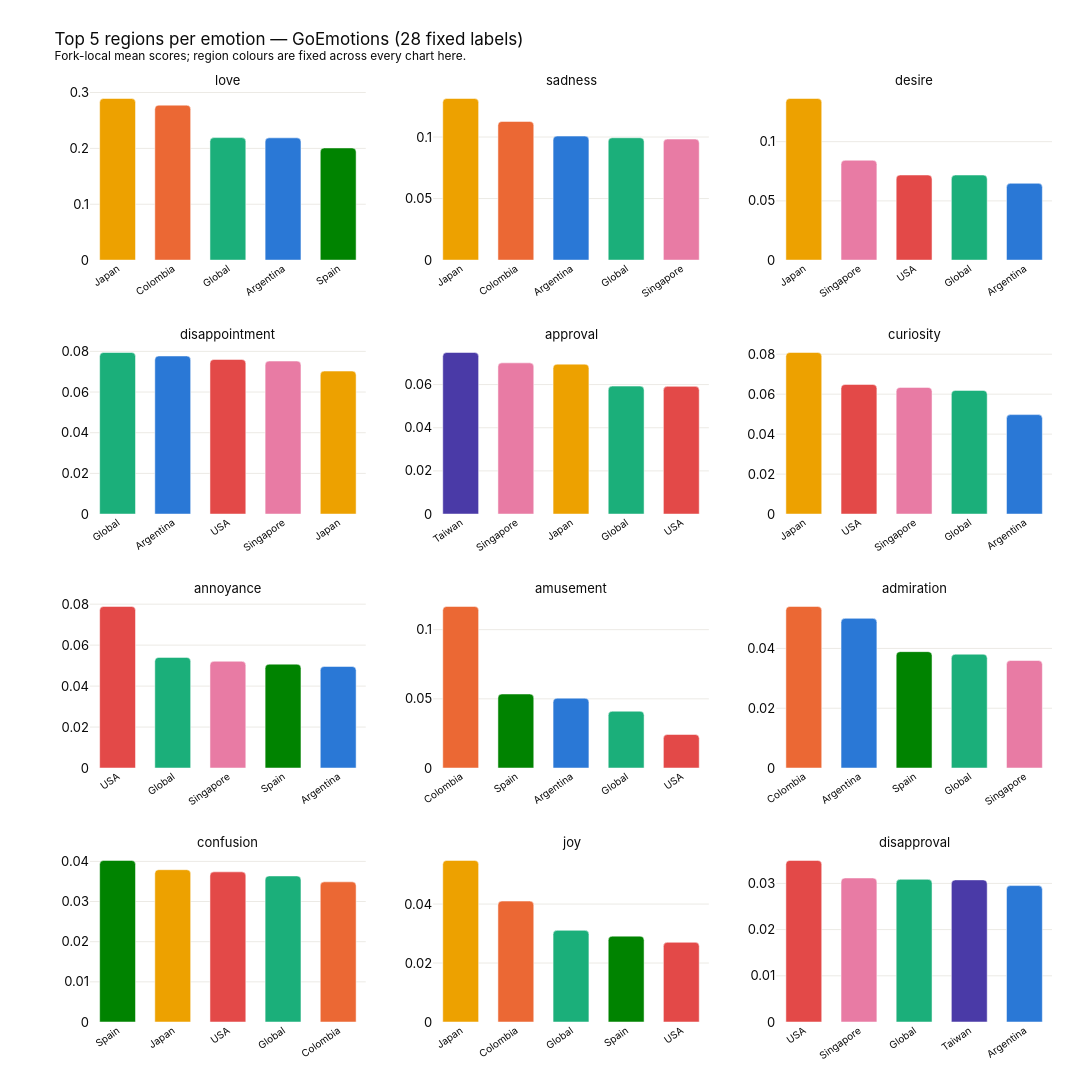

The notebook cell saved with this chart:
### Markdown cell above
### 5. Where each emotion peaks

Top 5 regions per emotion. Read the *ordering* of the bars; the heights are on
the fork-local scale again.

### Code cell
n = len(charted_cols)
ncols = 3
nrows = -(-n // ncols)

fig = make_subplots(
    rows=nrows, cols=ncols,
    subplot_titles=[c.replace("emotion_", "") for c in charted_cols],
    vertical_spacing=0.09 if nrows <= 4 else 0.05,
    horizontal_spacing=0.07,
)

for idx, col in enumerate(charted_cols):
    r, c = idx // ncols + 1, idx % ncols + 1
    top = df.groupby("region")[col].mean().sort_values(ascending=False).head(5)
    fig.add_trace(
        go.Bar(
            x=top.index, y=top.values,
            marker=dict(color=[REGION_COLOR[i] for i in top.index], cornerradius=4),
            hovertemplate="<b>%{x}</b><br>mean %{y:.3f}<extra></extra>",
            showlegend=False,
        ),
        row=r, col=c,
    )

fig.update_annotations(font_size=13)
fig.update_yaxes(gridcolor="#eceae5", zeroline=False, title=None)
fig.update_xaxes(showgrid=False, tickangle=-35, tickfont_size=10)
fig.update_layout(
    title_text=f"Top 5 regions per emotion — {LABEL}<br>"
               f"<sup>Fork-local mean scores; region colours are fixed across every chart here.</sup>",
    height=260 * nrows + 120, width=1150, bargap=0.35, **LAYOUT,
)
fig.show()

### Figure 1 — Plotly figure (JSON) as saved in the notebook; plotly's stock layout.template omitted (floating-point values rounded to 4 significant figures)
{"data": [{"hovertemplate": "<b>%{x}</b><br>mean %{y:.3f}<extra></extra>", "marker": {"color": ["#eda100", "#eb6834", "#1baf7a", "#2a78d6", "#008300"], "cornerradius": 4}, "showlegend": false, "type": "bar", "x": ["Japan", "Colombia", "Global", "Argentina", "Spain"], "xaxis": "x", "y": [0.2893, 0.2774, 0.2193, 0.2189, 0.2008], "yaxis": "y"}, {"hovertemplate": "<b>%{x}</b><br>mean %{y:.3f}<extra></extra>", "marker": {"color": ["#eda100", "#eb6834", "#2a78d6", "#1baf7a", "#e87ba4"], "cornerradius": 4}, "showlegend": false, "type": "bar", "x": ["Japan", "Colombia", "Argentina", "Global", "Singapore"], "xaxis": "x2", "y": [0.1313, 0.1126, 0.1008, 0.09939, 0.09833], "yaxis": "y2"}, {"hovertemplate": "<b>%{x}</b><br>mean %{y:.3f}<extra></extra>", "marker": {"color": ["#eda100", "#e87ba4", "#e34948", "#1baf7a", "#2a78d6"], "cornerradius": 4}, "showlegend": false, "type": "bar", "x": ["Japan", "Singapore", "USA", "Global", "Argentina"], "xaxis": "x3", "y": [0.1365, 0.08434, 0.07187, 0.07185, 0.06484], "yaxis": "y3"}, {"hovertemplate": "<b>%{x}</b><br>mean %{y:.3f}<extra></extra>", "marker": {"color": ["#1baf7a", "#2a78d6", "#e34948", "#e87ba4", "#eda100"], "cornerradius": 4}, "showlegend": false, "type": "bar", "x": ["Global", "Argentina", "USA", "Singapore", "Japan"], "xaxis": "x4", "y": [0.07946, 0.07773, 0.07603, 0.07524, 0.07032], "yaxis": "y4"}, {"hovertemplate": "<b>%{x}</b><br>mean %{y:.3f}<extra></extra>", "marker": {"color": ["#4a3aa7", "#e87ba4", "#eda100", "#1baf7a", "#e34948"], "cornerradius": 4}, "showlegend": false, "type": "bar", "x": ["Taiwan", "Singapore", "Japan", "Global", "USA"], "xaxis": "x5", "y": [0.07489, 0.07008, 0.06948, 0.0593, 0.05919], "yaxis": "y5"}, {"hovertemplate": "<b>%{x}</b><br>mean %{y:.3f}<extra></extra>", "marker": {"color": ["#eda100", "#e34948", "#e87ba4", "#1baf7a", "#2a78d6"], "cornerradius": 4}, "showlegend": false, "type": "bar", "x": ["Japan", "USA", "Singapore", "Global", "Argentina"], "xaxis": "x6", "y": [0.08086, 0.06487, 0.06339, 0.06188, 0.04977], "yaxis": "y6"}, {"hovertemplate": "<b>%{x}</b><br>mean %{y:.3f}<extra></extra>", "marker": {"color": ["#e34948", "#1baf7a", "#e87ba4", "#008300", "#2a78d6"], "cornerradius": 4}, "showlegend": false, "type": "bar", "x": ["USA", "Global", "Singapore", "Spain", "Argentina"], "xaxis": "x7", "y": [0.07889, 0.05402, 0.05213, 0.05071, 0.04959], "yaxis": "y7"}, {"hovertemplate": "<b>%{x}</b><br>mean %{y:.3f}<extra></extra>", "marker": {"color": ["#eb6834", "#008300", "#2a78d6", "#1baf7a", "#e34948"], "cornerradius": 4}, "showlegend": false, "type": "bar", "x": ["Colombia", "Spain", "Argentina", "Global", "USA"], "xaxis": "x8", "y": [0.1168, 0.05351, 0.05051, 0.04105, 0.02424], "yaxis": "y8"}, {"hovertemplate": "<b>%{x}</b><br>mean %{y:.3f}<extra></extra>", "marker": {"color": ["#eb6834", "#2a78d6", "#008300", "#1baf7a", "#e87ba4"], "cornerradius": 4}, "showlegend": false, "type": "bar", "x": ["Colombia", "Argentina", "Spain", "Global", "Singapore"], "xaxis": "x9", "y": [0.05404, 0.05006, 0.03893, 0.03806, 0.03595], "yaxis": "y9"}, {"hovertemplate": "<b>%{x}</b><br>mean %{y:.3f}<extra></extra>", "marker": {"color": ["#008300", "#eda100", "#e34948", "#1baf7a", "#eb6834"], "cornerradius": 4}, "showlegend": false, "type": "bar", "x": ["Spain", "Japan", "USA", "Global", "Colombia"], "xaxis": "x10", "y": [0.04024, 0.03793, 0.03739, 0.03637, 0.03491], "yaxis": "y10"}, {"hovertemplate": "<b>%{x}</b><br>mean %{y:.3f}<extra></extra>", "marker": {"color": ["#eda100", "#eb6834", "#1baf7a", "#008300", "#e34948"], "cornerradius": 4}, "showlegend": false, "type": "bar", "x": ["Japan", "Colombia", "Global", "Spain", "USA"], "xaxis": "x11", "y": [0.0548, 0.04102, 0.03109, 0.02912, 0.02703], "yaxis": "y11"}, {"hovertemplate": "<b>%{x}</b><br>mean %{y:.3f}<extra></extra>", "marker": {"color": ["#e34948", "#e87ba4", "#1baf7a", "#4a3aa7", "#2a78d6"], "cornerradius": 4}, "showlegend": false, "type": "bar", "x": ["USA", "Singapore", "Global", "Taiwan", "Argentina"], "xaxis": "x12", "y": [0.03497, 0.03117, 0.03088, 0.03076, 0.02953], "yaxis": "y12"}], "layout": {"annotations": [{"font": {"size": 13}, "showarrow": false, "text": "love", "x": 0.1433, "xanchor": "center", "xref": "paper", "y": 1.0, "yanchor": "bottom", "yref": "paper"}, {"font": {"size": 13}, "showarrow": false, "text": "sadness", "x": 0.5, "xanchor": "center", "xref": "paper", "y": 1.0, "yanchor": "bottom", "yref": "paper"}, {"font": {"size": 13}, "showarrow": false, "text": "desire", "x": 0.8567, "xanchor": "center", "xref": "paper", "y": 1.0, "yanchor": "bottom", "yref": "paper"}, {"font": {"size": 13}, "showarrow": false, "text": "disappointment", "x": 0.1433, "xanchor": "center", "xref": "paper", "y": 0.7275, "yanchor": "bottom", "yref": "paper"}, {"font": {"size": 13}, "showarrow": false, "text": "approval", "x": 0.5, "xanchor": "center", "xref": "paper", "y": 0.7275, "yanchor": "bottom", "yref": "paper"}, {"font": {"size": 13}, "showarrow": false, "text": "curiosity", "x": 0.8567, "xanchor": "center", "xref": "paper", "y": 0.7275, "yanchor": "bottom", "yref": "paper"}, {"font": {"size": 13}, "showarrow": false, "text": "annoyance", "x": 0.1433, "xanchor": "center", "xref": "paper", "y": 0.455, "yanchor": "bottom", "yref": "paper"}, {"font": {"size": 13}, "showarrow": false, "text": "amusement", "x": 0.5, "xanchor": "center", "xref": "paper", "y": 0.455, "yanchor": "bottom", "yref": "paper"}, {"font": {"size": 13}, "showarrow": false, "text": "admiration", "x": 0.8567, "xanchor": "center", "xref": "paper", "y": 0.455, "yanchor": "bottom", "yref": "paper"}, {"font": {"size": 13}, "showarrow": false, "text": "confusion", "x": 0.1433, "xanchor": "center", "xref": "paper", "y": 0.1825, "yanchor": "bottom", "yref": "paper"}, {"font": {"size": 13}, "showarrow": false, "text": "joy", "x": 0.5, "xanchor": "center", "xref": "paper", "y": 0.1825, "yanchor": "bottom", "yref": "paper"}, {"font": {"size": 13}, "showarrow": false, "text": "disapproval", "x": 0.8567, "xanchor": "center", "xref": "paper", "y": 0.1825, "yanchor": "bottom", "yref": "paper"}], "bargap": 0.35, "font": {"color": "#0b0b0b", "family": "Inter, -apple-system, Helvetica, sans-serif", "size": 13}, "height": 1160, "margin": {"b": 70, "l": 90, "r": 40, "t": 90}, "title": {"font": {"size": 17}, "text": "Top 5 regions per emotion — GoEmotions (28 fixed labels)<br><sup>Fork-local mean scores; region colours are fixed across every chart here.</sup>"}, "width": 1150, "xaxis": {"anchor": "y", "domain": [0.0, 0.2867], "showgrid": false, "tickangle": -35, "tickfont": {"size": 10}}, "xaxis10": {"anchor": "y10", "domain": [0.0, 0.2867], "showgrid": false, "tickangle": -35, "tickfont": {"size": 10}}, "xaxis11": {"anchor": "y11", "domain": [0.3567, 0.6433], "showgrid": false, "tickangle": -35, "tickfont": {"size": 10}}, "xaxis12": {"anchor": "y12", "domain": [0.7133, 1.0], "showgrid": false, "tickangle": -35, "tickfont": {"size": 10}}, "xaxis2": {"anchor": "y2", "domain": [0.3567, 0.6433], "showgrid": false, "tickangle": -35, "tickfont": {"size": 10}}, "xaxis3": {"anchor": "y3", "domain": [0.7133, 1.0], "showgrid": false, "tickangle": -35, "tickfont": {"size": 10}}, "xaxis4": {"anchor": "y4", "domain": [0.0, 0.2867], "showgrid": false, "tickangle": -35, "tickfont": {"size": 10}}, "xaxis5": {"anchor": "y5", "domain": [0.3567, 0.6433], "showgrid": false, "tickangle": -35, "tickfont": {"size": 10}}, "xaxis6": {"anchor": "y6", "domain": [0.7133, 1.0], "showgrid": false, "tickangle": -35, "tickfont": {"size": 10}}, "xaxis7": {"anchor": "y7", "domain": [0.0, 0.2867], "showgrid": false, "tickangle": -35, "tickfont": {"size": 10}}, "xaxis8": {"anchor": "y8", "domain": [0.3567, 0.6433], "showgrid": false, "tickangle": -35, "tickfont": {"size": 10}}, "xaxis9": {"anchor": "y9", "domain": [0.7133, 1.0], "showgrid": false, "tickangle": -35, "tickfont": {"size": 10}}, "yaxis": {"anchor": "x", "domain": [0.8175, 1.0], "gridcolor": "#eceae5", "title": {}, "zeroline": false}, "yaxis10": {"anchor": "x10", "domain": [0.0, 0.1825], "gridcolor": "#eceae5", "title": {}, "zeroline": false}, "yaxis11": {"anchor": "x11", "domain": [0.0, 0.1825], "gridcolor": "#eceae5", "title": {}, "zeroline": false}, "yaxis12": {"anchor": "x12", "domain": [0.0, 0.1825], "gridcolor": "#eceae5", "title": {}, "zeroline": false}, "yaxis2": {"anchor": "x2", "domain": [0.8175, 1.0], "gridcolor": "#eceae5", "title": {}, "zeroline": false}, "yaxis3": {"anchor": "x3", "domain": [0.8175, 1.0], "gridcolor": "#eceae5", "title": {}, "zeroline": false}, "yaxis4": {"anchor": "x4", "domain": [0.545, 0.7275], "gridcolor": "#eceae5", "title": {}, "zeroline": false}, "yaxis5": {"anchor": "x5", "domain": [0.545, 0.7275], "gridcolor": "#eceae5", "title": {}, "zeroline": false}, "yaxis6": {"anchor": "x6", "domain": [0.545, 0.7275], "gridcolor": "#eceae5", "title": {}, "zeroline": false}, "yaxis7": {"anchor": "x7", "domain": [0.2725, 0.455], "gridcolor": "#eceae5", "title": {}, "zeroline": false}, "yaxis8": {"anchor": "x8", "domain": [0.2725, 0.455], "gridcolor": "#eceae5", "title": {}, "zeroline": false}, "yaxis9": {"anchor": "x9", "domain": [0.2725, 0.455], "gridcolor": "#eceae5", "title": {}, "zeroline": false}}}
